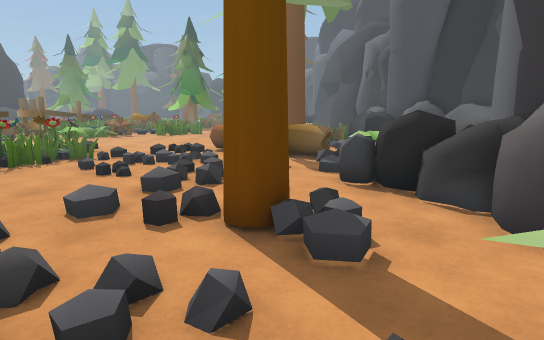
view 1 (above)

24 first-person views from a walk through a 3-D level made in the Unity game engine. The camera is 1.4 m above the floor, tilts 10° down and sees 80° across. The floor is counted in squares, 0.9 m on a side. Each view is taken from the middle of a square. On the plan, view 1 faces up. The plan holds only what a view shows up to about 16 squares ahead; the rest is blank. The place goes on beyond the plan. The player character is not drawn.

view 2
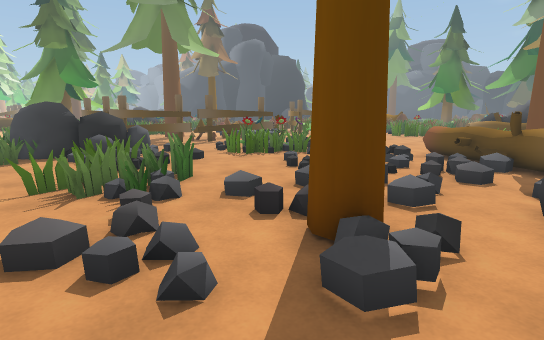

view 3
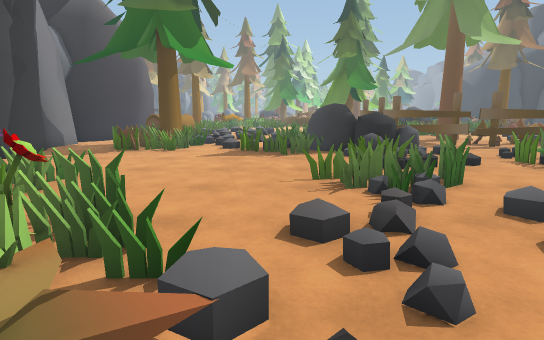

view 4
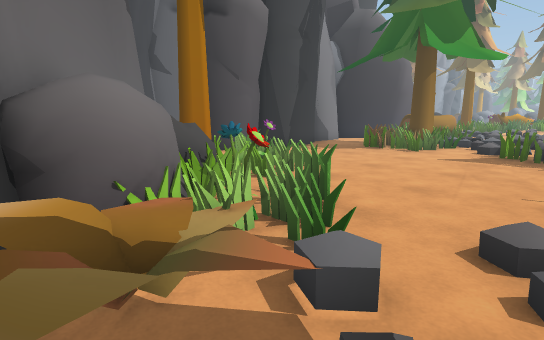

view 5
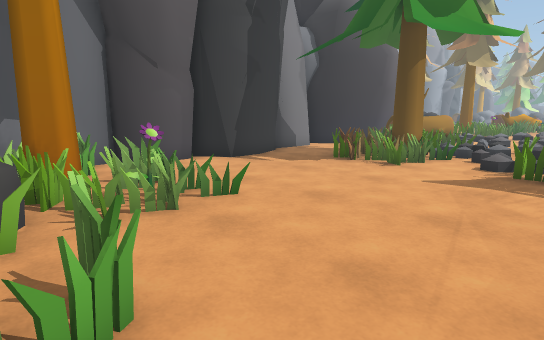

view 6
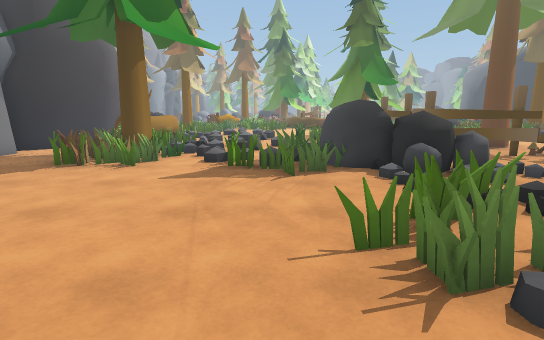

view 7
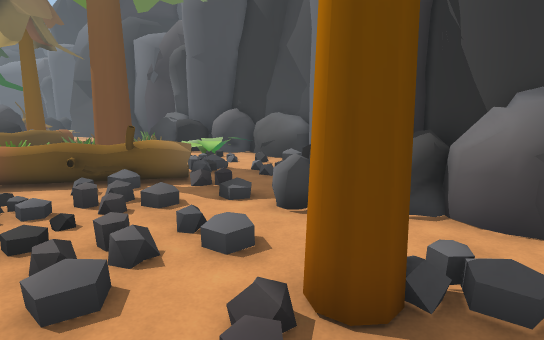

view 8
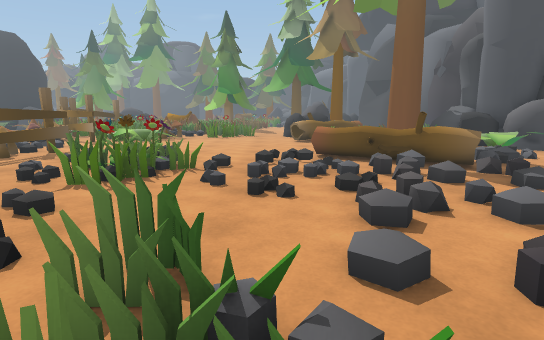

view 9
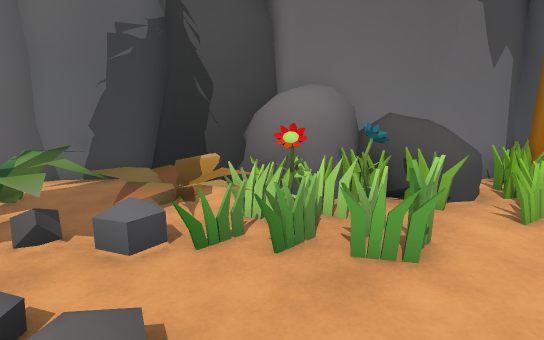

view 10
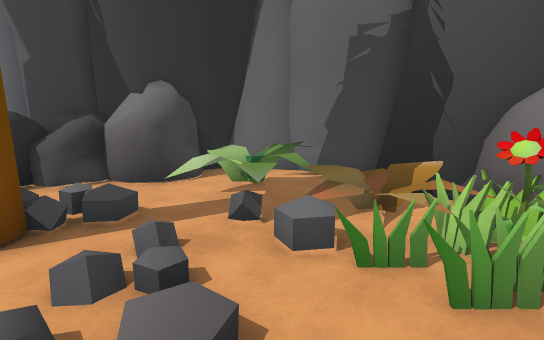

view 11
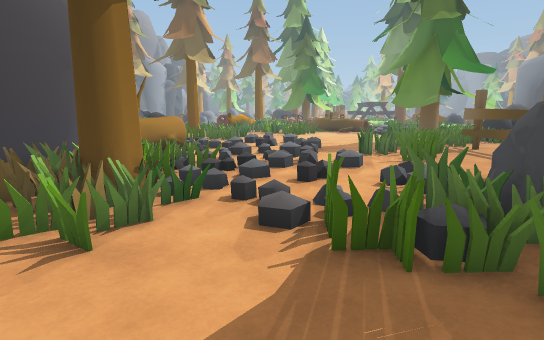

view 12
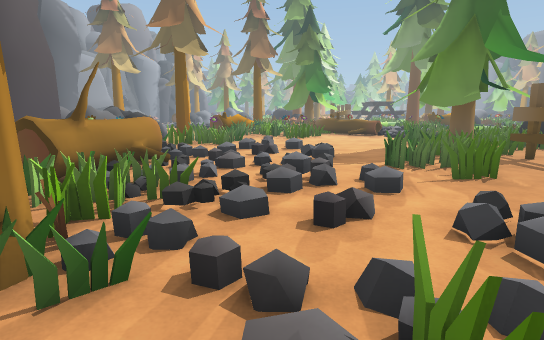

view 13
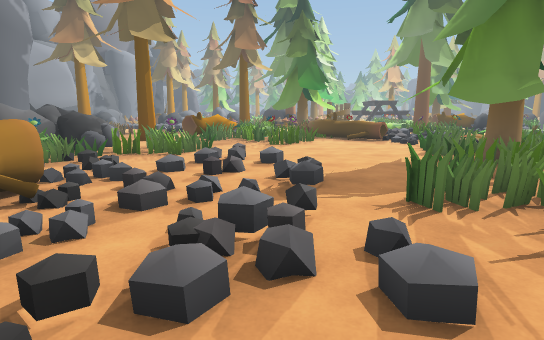

view 14
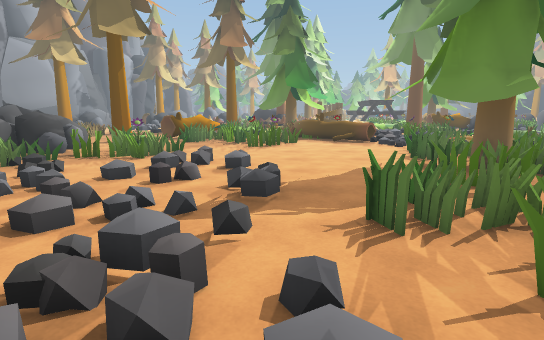

view 15
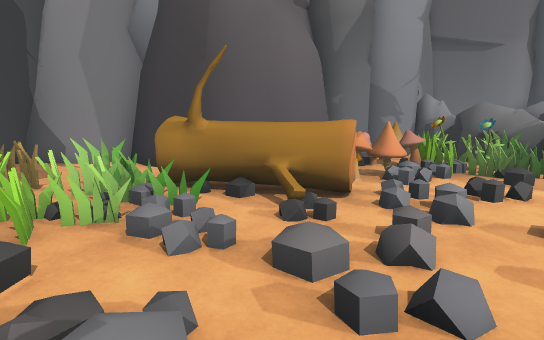

view 16
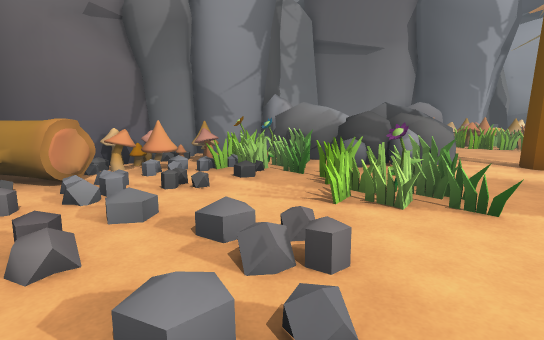

view 17
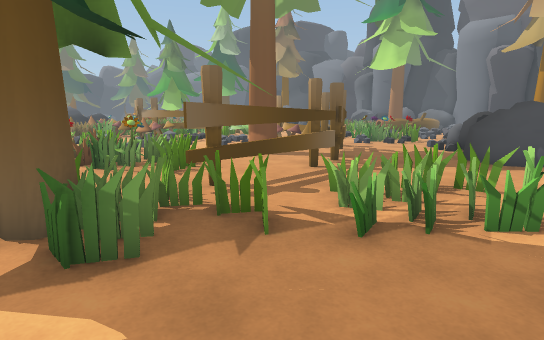

view 18
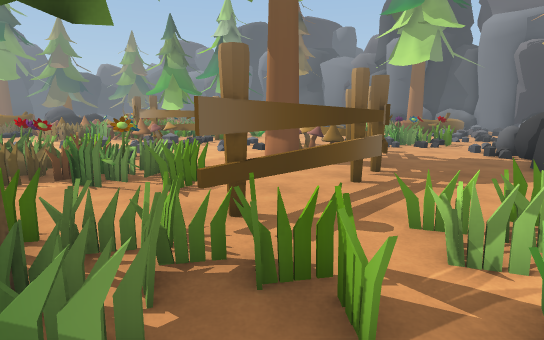

view 19
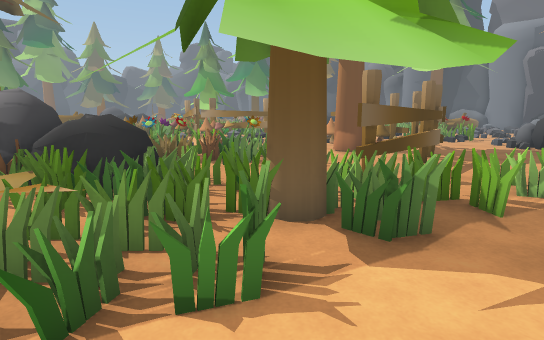

view 20
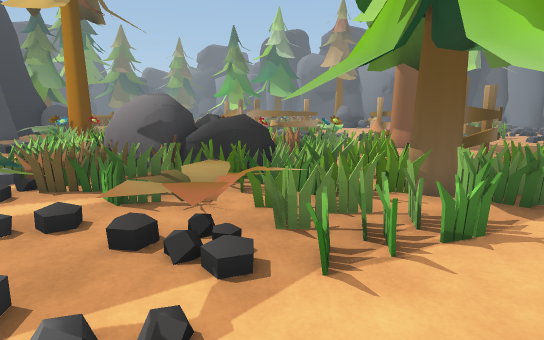

view 21
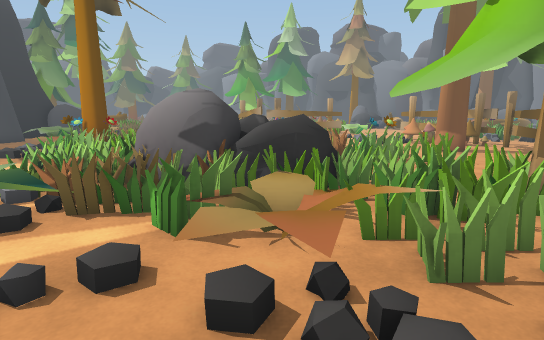

view 22
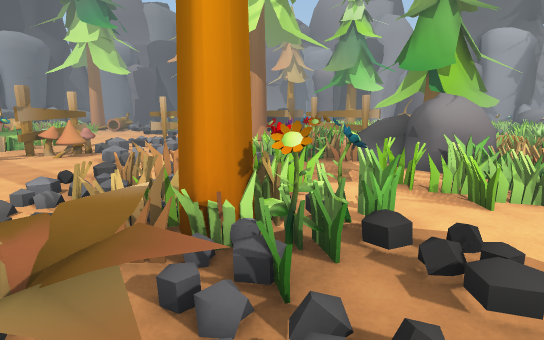

view 23
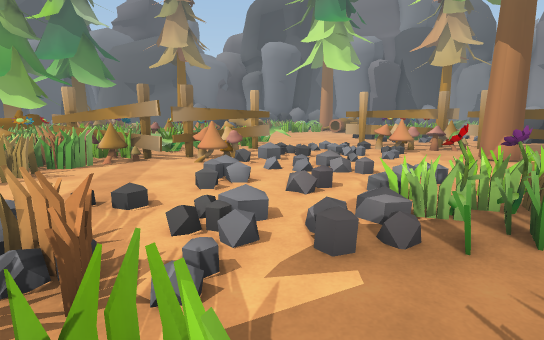

view 24
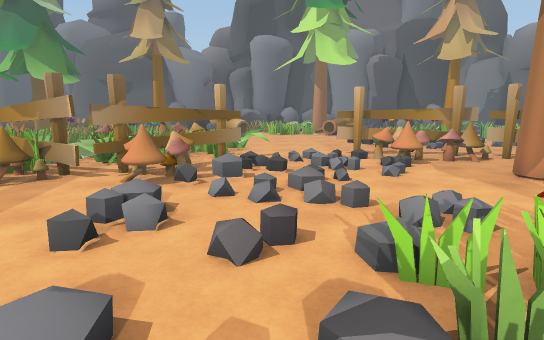

### Floor plan
Key: @ floor where view 1 was taken; # wall or solid block; x gap in a wall; . main floor; : floor 0.25 m higher than the main floor; + floor 0.75 m higher than the main floor; / step, stairs or slope; = window, fence, low wall or low ledge; ^ raised ledge; T thing the floor can be seen under or through; O other object.
Columns run from 32 left of view 1 to 9 right of it. Each row starts with its distance up from view 1.
 24  .    O   .....O##==OO
 23   /O.#O........OOOOOO          OO
 22  .O/O#.O#/.....OOOOO=O          ^^
 21  //.OO.O./......OO.===         ^^
 20  .O/O.. :/..O.O..OO=O.        ^= ==
 19  ............:.O/ OO....         #=
 18  .=......//O..../  ...........   ##==OO#
 17  =====..///..///.//............  # #=OOO
 16  =====...O.//../:.. =..........     #OOOO
 15  .=#OOO....//..O../##....... .       OOOO#
 14 O..OOOOO..=......O.#........ #= ##    OOOO
 13  O.OOOOO..=#.......#../ =.../#=###   ..OOO
 12 ....OOO .=O##..#..O#...OO=..O/.O###:...OO
 11 .....OO .==#...O..O#..==OO=..//./=#..  ##
 10 //......O#=#......OO...=O=../////.O..  #
  9 //.O#O#..O......###....=O=.//././/..  ##
  8 /..=#OO#.OTTTTxO#..........././//.OO  #
  7 //=#####............./O./.....OO/.OOOOO
  6 ...=#O.....=......../O+//.........#OO##
  5 .....O....===.....OOOOO  ===.O.OOO.OO#
  4 ..........====....OOOOO//====...O .OO#
  3 ..........====....OOOO...====/O ....O#
  2 ............=...//O====...==.. O.....#
  1 ==........O..///...====..............#
  0  =..../O....//O.:..#==.........=@...##
 -1 ...../O...././//O............==OO...#
 -2 ......//...//..O O...........===#O###
 -3 .......././../#TT##...........O#OO#
 -4  ...O....O/=x/#TT#O#.........#OOOO
 -5 ........O/#^^^#TT=.........O.#OO#
 -6 .........OO^ ^^TT............####
 -7 ..OOO....O#####.............###
 -8 #OOOO.O.OO## ###.....###...###
 -9 #OO OOOOO##    ##############
-10 OOOOOOO.###
-11      OO###
-12      OO#

Where each view was taken, in squares from view 1:
view 1: 0 up, 0 right, facing up
view 2: 1 up, 2 right, facing up-left
view 3: 1 up, 2 right, facing left
view 4: 2 up, 2 right, facing down-left
view 5: 1 up, 2 left, facing down-left
view 6: 1 up, 2 left, facing left
view 7: 3 up, 3 left, facing up-right
view 8: 2 up, 4 left, facing up
view 9: 2 up, 4 left, facing down-right
view 10: 1 up, 4 left, facing right
view 11: 1 down, 8 left, facing left
view 12: 1 down, 11 left, facing left
view 13: 0 up, 15 left, facing left
view 14: 1 up, 16 left, facing left
view 15: 1 up, 20 left, facing down
view 16: 2 up, 26 left, facing down
view 17: 2 up, 26 left, facing up-right
view 18: 4 up, 25 left, facing up-right
view 19: 4 up, 29 left, facing up-right
view 20: 5 up, 32 left, facing up-right
view 21: 7 up, 32 left, facing up-right
view 22: 24 up, 31 left, facing down-right
view 23: 19 up, 28 left, facing right
view 24: 18 up, 25 left, facing right
